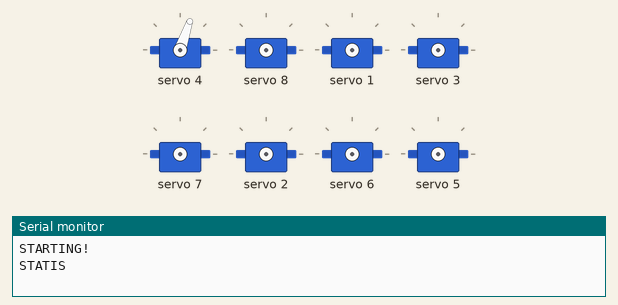
Simulated run of this sketch. Board: Arduino Uno, built with avr-gcc and run on an emulated ATmega328P. Parts: 8 × servo, the last lines printed to the serial monitor.

Above: at 0.05 s.
At 4.0 s:
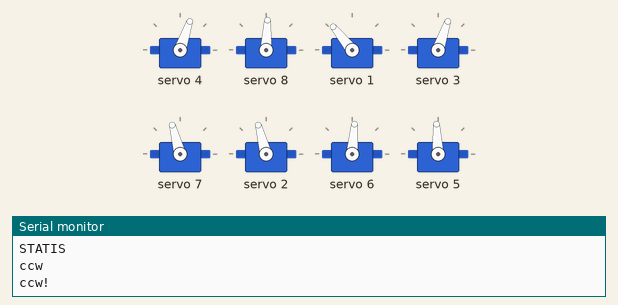
At 9.2 s:
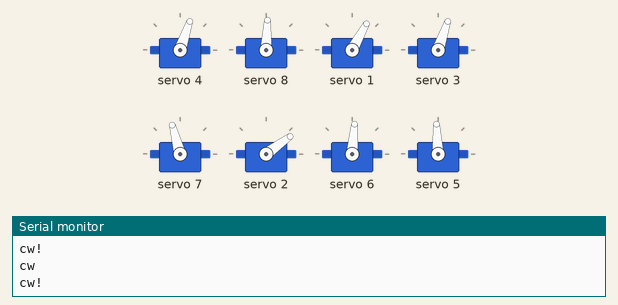
Timing chart, 0 to 12.0 s (numbered marks = the images above):
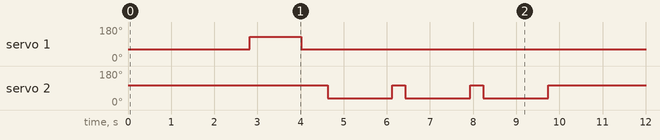

The sketch:

project1URO.ino
```cpp
#include <Wire.h>
#include <Adafruit_PWMServoDriver.h>
#include<String.h>

Adafruit_PWMServoDriver pwm = Adafruit_PWMServoDriver();

// our servo # counter
uint8_t servonum = 8;
long pulse;
uint16_t waittime = 300;

int frd=1;
int fld=2;
int bld=3;
int brd=4;
int fru=5;
int flu=6;
int blu=7;
int bru=8;

// fru ke luar atas positif
// bru ke luar atas negatif
// blu ke luar atas positif
// flu ke luar atas negatif

int std_bld=-25;
int std_brd=-25;
int std_frd=-35;
int std_fld=10;

int std_flu=-10;
int std_fru=-2;
int std_blu=10;
int std_bru=-8;

int curr_bld, curr_blu, curr_fld ,curr_frd, curr_brd, curr_bru, curr_flu, curr_fru;
//
long DegreeToPulse(long x){
  pulse = (x*5/2) + 375;
  return pulse;
}

void MoveServo(uint8_t servonum, long x ){
  pwm.setPWM(servonum, 0, DegreeToPulse(x));
}

void awal(){
  MoveServo(brd, std_brd);
  delay(100);
  MoveServo(bru, std_bru);
  delay(100);
  MoveServo(frd, std_frd);
  delay(100);
  MoveServo(bld, std_bld);
  delay(100);
  MoveServo(blu, std_blu);
  delay(100);
  MoveServo(fld, std_fld);
  delay(100);
  MoveServo(flu, std_flu);
  delay(100);
  MoveServo(fru, std_fru);
  delay(100);

  curr_brd = std_brd;
  curr_bld = std_bld;
  curr_frd = std_frd;
  curr_fld = std_fld;
  curr_bru = std_bru;
  curr_blu = std_blu;
  curr_fru = std_fru;
  curr_flu = std_fld;
}


// x menandakan komponen servo mana
void fld_putar( String arah, int delta){

  Serial.println(arah);
  if (arah=="ccw")
  {
      Serial.println("ccw!");
      curr_fld = delta + curr_fld ;
      MoveServo( fld , curr_fld );
    }
  if (arah=="cw")
  {
      Serial.println("cw!");
      curr_fld = curr_fld - delta ;
      MoveServo( fld , curr_fld );
    }
}

void frd_putar( String arah, int delta){

  Serial.println(arah);
  if (arah=="ccw")
  {
      Serial.println("ccw!");
      curr_frd = delta + curr_frd ;
      MoveServo( frd , curr_frd );
    }
  if (arah=="cw")
  {
      Serial.println("cw!");
      curr_frd = curr_frd - delta ;
      MoveServo( frd , curr_frd );
    }
}

void brd_putar( String arah, int delta){

  Serial.println(arah);
  if (arah=="ccw")
  {
      Serial.println("ccw!");
      curr_brd = delta + curr_brd ;
      MoveServo( brd , curr_brd );
    }
  if (arah=="cw")
  {
      Serial.println("cw!");
      curr_brd = curr_brd - delta ;
      MoveServo( brd , curr_brd );
    }
}


void bld_putar( String arah, int delta){

  Serial.println(arah);
  if (arah=="ccw")
  {
      Serial.println("ccw!");
      curr_bld = delta + curr_bld ;
      MoveServo( bld , curr_bld );
    }
  if (arah=="cw")
  {
      Serial.println("cw!");
      curr_bld = curr_bld - delta ;
      MoveServo( bld , curr_bld );
    }
}


void setup() {
  // put your setup code here, to run once:
  Serial.begin(9600);
  Serial.println("STARTING!");
  pwm.begin();
  pwm.setPWMFreq(60);  // Analog servos run at ~60 Hz updates
  delay(10);
}

void loop() {
  Serial.println("STATIS");
  awal();
  delay(2000);

  frd_putar("ccw",70);
  delay(1000);
  awal();
  fld_putar("cw",70);
  delay(1000);
  awal();
  fld_putar("cw",70);
  delay(1000);
  awal();
  fld_putar("cw",70);
  delay(1000);
}
```

Measured:
- by itself, servo 1: alternates 129° for 1.2 s and 61° for 8.0 s
- by itself, servo 2: repeats every 9.2 s: 2 × (105° 0.30 s, 36° 1.5 s), 105° 4.1 s, 36° 1.5 s
